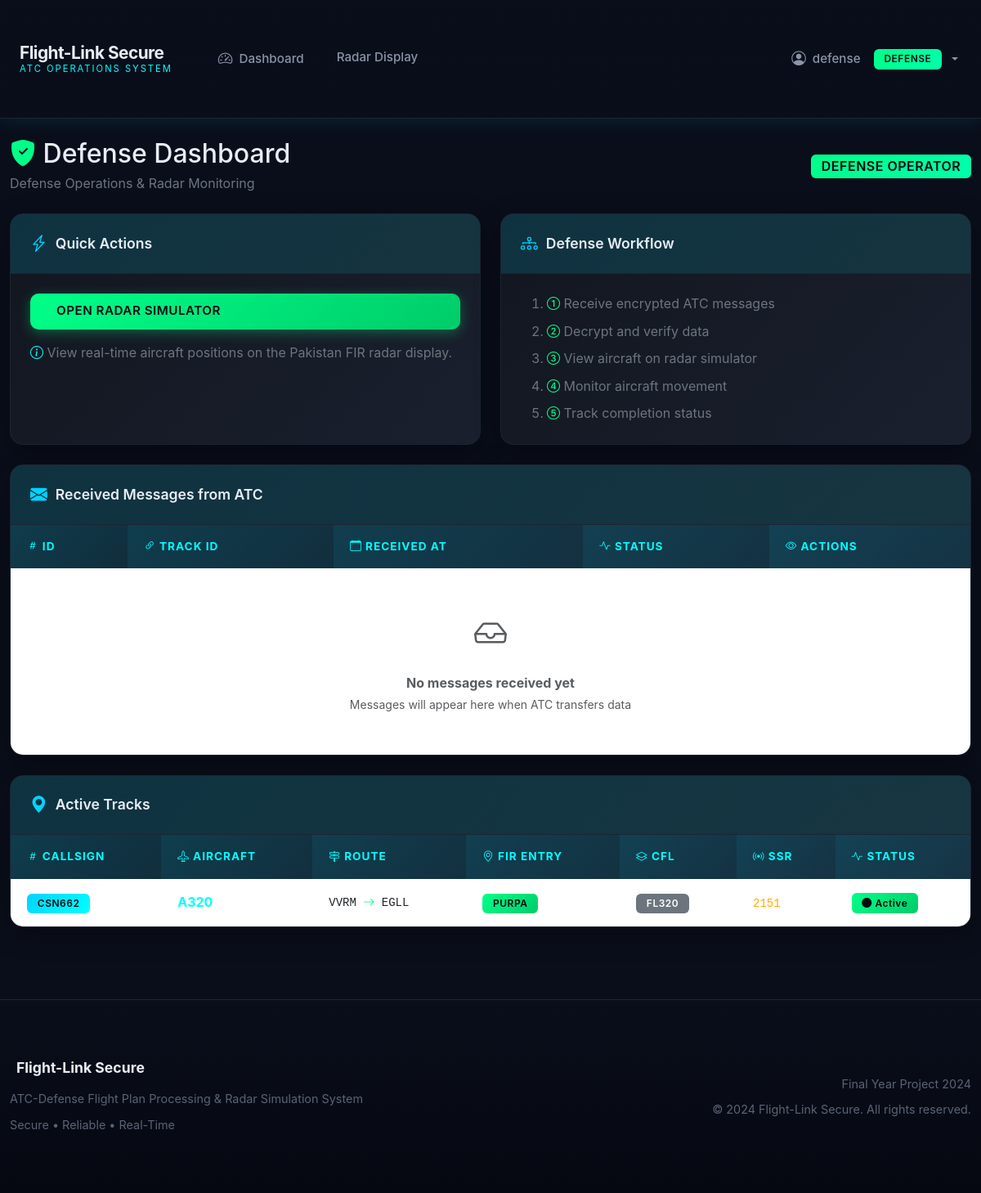
Before: /defense/dashboard (signed in) with the older database file.
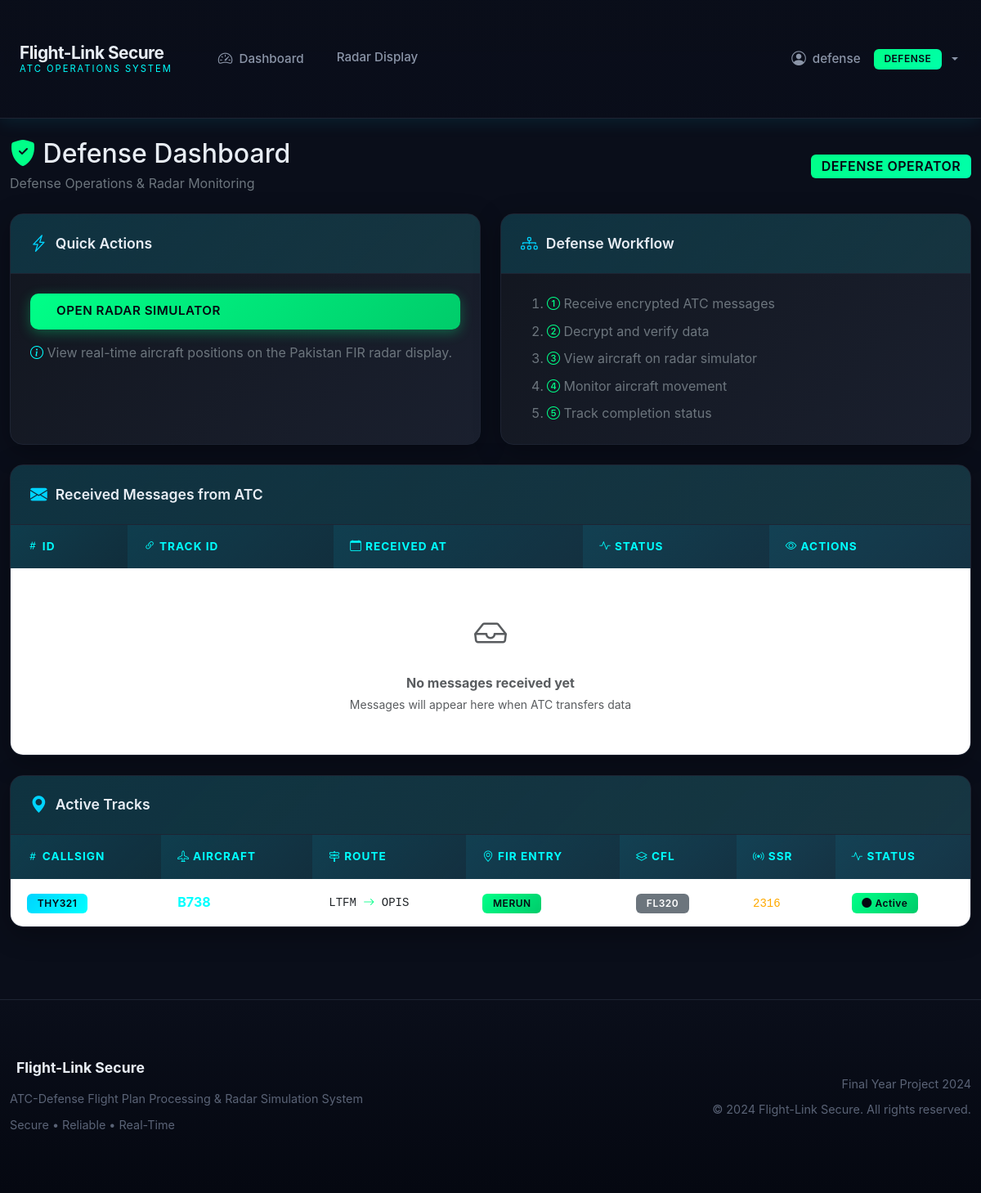
After: the same page with the newer database file.
### app/models/__init__.py (models this page shows, shortened)
class TrackData(db.Model):
    __tablename__ = 'track_data'
    id = db.Column(db.Integer, primary_key=True)
    flight_plan_id = db.Column(db.Integer, db.ForeignKey('flight_plans.id'), nullable=False)
    callsign = db.Column(db.String(20), nullable=False, index=True)
    aircraft_type = db.Column(db.String(10), nullable=False)
    departure = db.Column(db.String(4), nullable=False)
    destination = db.Column(db.String(4), nullable=False)
    fir_entry = db.Column(db.String(10), nullable=False)
    speed = db.Column(db.String(10), nullable=False)
    route = db.Column(db.Text, nullable=True)
    eto_utc = db.Column(db.String(4), nullable=False)
    eto_pst = db.Column(db.String(4), nullable=False)
    cfl = db.Column(db.String(3), nullable=False)
    ssr = db.Column(db.String(4), nullable=False)
    status = db.Column(db.String(20), default='active')
    sent_to_defense = db.Column(db.Boolean, default=False)
    sent_at = db.Column(db.DateTime, nullable=True)
    created_by = db.Column(db.Integer, db.ForeignKey('users.id'), nullable=False)
    created_at = db.Column(db.DateTime, default=datetime.utcnow)
    completed_at = db.Column(db.DateTime, nullable=True)
    last_simulated_at = db.Column(db.DateTime, nullable=True)
    current_position = db.Column(db.Text, nullable=True)

### app/routes/defense.py (the view)
@bp.route('/defense/dashboard')
@login_required
@defense_required
def defense_dashboard():
    ctx = defense_service.get_defense_dashboard_context()
    return render_template(
        'defense/dashboard.html',
        messages=ctx['messages'],
        active_tracks=ctx['active_tracks'],
    )

### app/models/__init__.py (called while the page is built)
    @property
    def is_authenticated(self):
        return True

    def is_admin(self):
        return self.role == 'admin'

    def is_atc(self):
        return self.role == 'atc'

    def is_defense(self):
        return self.role == 'defense'

### app/services/defense_service.py (called while the page is built)
def get_defense_dashboard_context():
    messages = DefenseMessage.query.filter_by(processed=False).order_by(
        DefenseMessage.received_at.desc()
    ).all()
    active_tracks = TrackData.query.filter_by(
        sent_to_defense=True,
        status='active'
    ).all()
    return {'messages': messages, 'active_tracks': active_tracks}

### templates/defense/dashboard.html (shortened to what the changed rows need)
{% extends "base.html" %}
{% block content %}
<div class="container-fluid py-4">
    <div class="d-flex justify-content-between align-items-center mb-4">
        <div>
            <h2 class="mb-1"><i class="bi bi-shield-fill-check text-radar-green"></i> Defense Dashboard</h2>
        </div>
    </div>
    <div class="card mb-4">
        <div class="card-body p-0">
            <div class="table-responsive">
                <table class="table table-hover mb-0">
                    <thead>
                        <tr>
                            <th><i class="bi bi-hash"></i> ID</th>
                            <th><i class="bi bi-link-45deg"></i> Track ID</th>
                            <th><i class="bi bi-calendar"></i> Received At</th>
                            <th><i class="bi bi-activity"></i> Status</th>
                            <th><i class="bi bi-eye"></i> Actions</th>
                        </tr>
                    </thead>
                </table>
            </div>
        </div>
    </div>
    <div class="card">
        <div class="card-body p-0">
            <div class="table-responsive">
                <table class="table table-hover mb-0">
                    <thead>
                        <tr>
                            <th><i class="bi bi-hash"></i> Callsign</th>
                            <th><i class="bi bi-airplane"></i> Aircraft</th>
                            <th><i class="bi bi-signpost-2"></i> Route</th>
                            <th><i class="bi bi-geo-alt"></i> FIR Entry</th>
                            <th><i class="bi bi-layers"></i> CFL</th>
                            <th><i class="bi bi-broadcast"></i> SSR</th>
                            <th><i class="bi bi-activity"></i> Status</th>
                        </tr>
                    </thead>
                    <tbody>
                        {% for track in active_tracks %}
                        <tr>
                            <td><span class="badge badge-primary">{{ track.callsign }}</span></td>
                            <td><strong class="text-radar-cyan">{{ track.aircraft_type }}</strong></td>
                            <td class="font-monospace small">{{ track.departure }} <i class="bi bi-arrow-right text-radar-green"></i> {{ track.destination }}</td>
                            <td><span class="badge badge-success">{{ track.fir_entry }}</span></td>
                            <td><span class="badge bg-secondary">FL{{ track.cfl }}</span></td>
                            <td><code class="text-radar-amber">{{ track.ssr }}</code></td>
                            <td>
                                {% if track.status == 'active' %}
                                    <span class="badge badge-success"><i class="bi bi-circle-fill"></i> Active</span>
                                {% else %}
                                    <span class="badge bg-secondary"><i class="bi bi-check-circle"></i> Completed</span>
                                {% endif %}
                            </td>
                        </tr>
                        {% endfor %}
                    </tbody>
                </table>
            </div>
        </div>
    </div>
</div>
{% endblock %}

Changed rows visible on the page:
removed TrackData: callsign "CSN662", aircraft_type "A320", departure "VVRM", destination "EGLL", fir_entry "PURPA", cfl "320", ssr "2151", status "active" (drawn)
added TrackData: callsign "THY321", aircraft_type "B738", departure "LTFM", destination "OPIS", fir_entry "MERUN", cfl "320", ssr "2316", status "active" (drawn)
